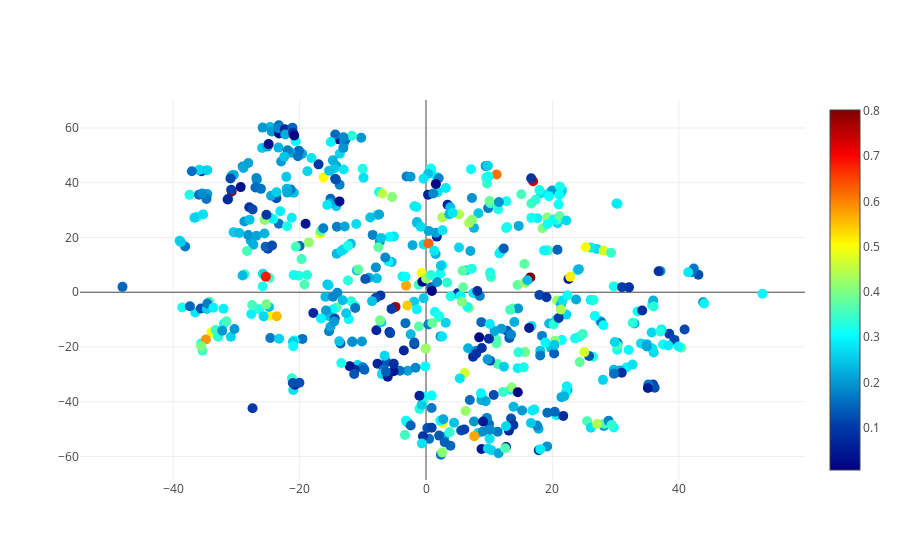

Write notebook code for a chart like this one.
### Code cell
from plotly import __version__
from plotly.offline import download_plotlyjs, init_notebook_mode, plot, iplot
#import plotly.plotly as py
import plotly.graph_objs as go

# Create random data with numpy
import numpy as np
init_notebook_mode(connected=True)
N = 1000
random_x = result[:,0]
random_y = result[:,1]

# Create a trace
trace = go.Scatter(
    x = random_x,
    y = random_y,
    mode = 'markers',
    text = df.titulo,
    marker = dict(
        size = 10,
        color = df.toxicity,
        colorscale='Jet',
        showscale=True,
        line = dict(
            width = 0,
        )
    )
)

layout = go.Layout(
    autosize=False,
    width=500,
    height=500
)

data = [trace]

# Plot and embed in ipython notebook!
iplot(data, filename='basic-scatter', image_width=800, image_height=1000)

### Figure 1 — Plotly figure (JSON) as saved in the notebook; plotly's stock layout.template omitted (floating-point values rounded to 4 significant figures; data arrays with more than 128 entries replaced by an {"elided": "..."} marker saying what was removed)
{"data": [{"marker": {"color": {"elided": "617 float values"}, "colorscale": "Jet", "line": {"width": 0}, "showscale": true, "size": 10}, "mode": "markers", "text": {"elided": "617 str values"}, "type": "scatter", "uid": "9661516e-da0b-11e8-9808-c417feb9f97a", "x": {"elided": "617 float values"}, "y": {"elided": "617 float values"}}], "layout": {}}
